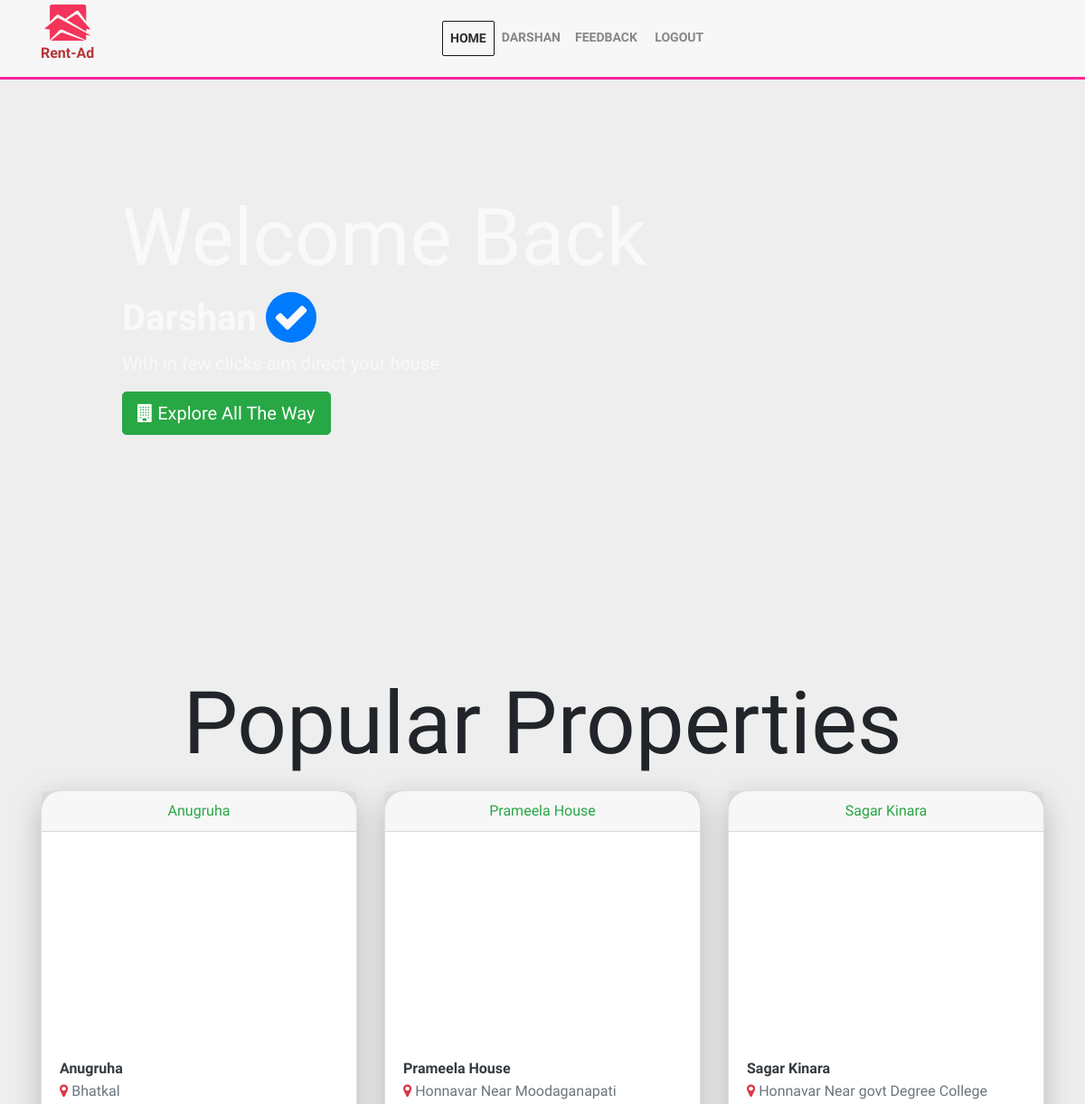
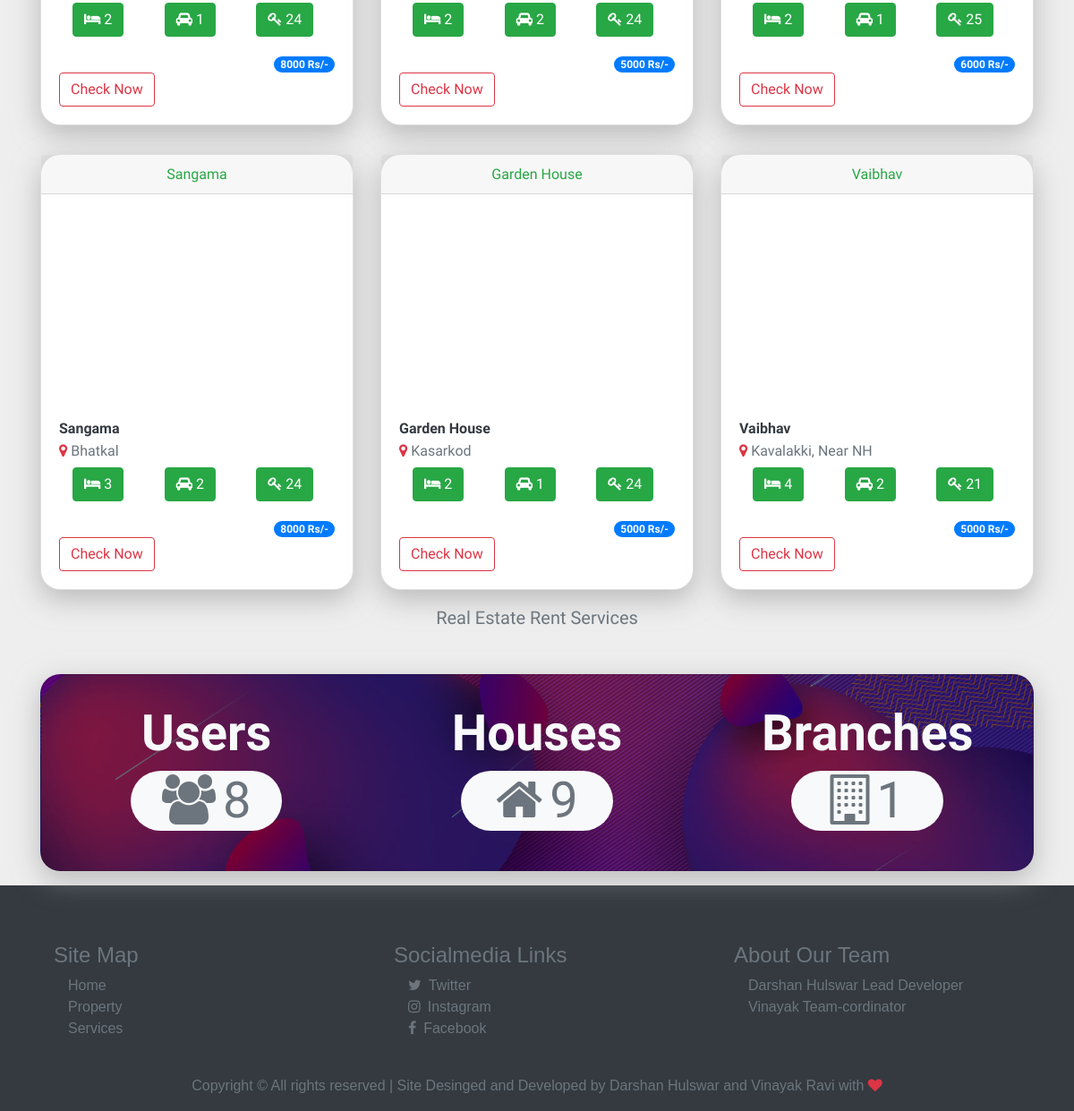
The page /registered-user/index.php?login-success-status=1 (signed in) on the database its author committed (2 pictures, top to bottom).
### tables this page shows
CREATE TABLE IF NOT EXISTS `images` (
  `id` int(11) NOT NULL AUTO_INCREMENT,
  `hall` varchar(500) NOT NULL,
  `kitchen` varchar(500) NOT NULL,
  `bathroom` varchar(500) NOT NULL,
  `bedroom` varchar(500) NOT NULL,
  `house` varchar(500) NOT NULL,
  `property` varchar(500) NOT NULL,
  `property_id` int(11) DEFAULT NULL,
  PRIMARY KEY (`id`),
  KEY `property_id` (`property_id`)
);

CREATE TABLE IF NOT EXISTS `properties` (
  `id` int(10) NOT NULL AUTO_INCREMENT COMMENT 'property ID',
  `name` varchar(255) DEFAULT NULL COMMENT 'Property Name or Title',
  `location` varchar(255) NOT NULL COMMENT 'Location of the property',
  `details` varchar(3000) NOT NULL COMMENT 'Property Description',
  `bed` int(2) NOT NULL COMMENT 'Bedrooms ',
  `parking` int(2) NOT NULL COMMENT 'Car parking lot',
  `rpm` varchar(10) NOT NULL COMMENT 'Rent per month / Maintenance Charges',
  `time` timestamp NOT NULL DEFAULT CURRENT_TIMESTAMP COMMENT 'The time of property upload',
  `vendor_id` int(11) DEFAULT NULL,
  `is_verified` tinyint(1) NOT NULL,
  PRIMARY KEY (`id`),
  KEY `id` (`id`),
  KEY `id_2` (`id`)
);

### registered-user/index.php (the view, shortened to what this page needs)
<?php
    include '../inc/dbconnection.inc.php';
    if(isset($_SESSION['user']['id'])) {
        $getRandomPropertyQuery = "SELECT properties.id, properties.name, properties.details, properties.location, properties.bed, properties.parking, properties.rpm, properties.vendor_id, images.house FROM properties INNER JOIN images ON  properties.is_verified > 0 AND properties.id = images.property_id ORDER BY RAND() LIMIT 6";
        $rawData = $conn->query($getRandomPropertyQuery);
        $finalData = [];
        foreach($rawData as $property) {
            $finalData[] = $property;
        }
        $contUsersQuery = "SELECT COUNT(*) FROM users";
        $countUsers = $conn->query($contUsersQuery);
        $countVendorsQuery = "SELECT COUNT(*) FROM vendors";
        $countVendors = $conn->query($countVendorsQuery);
        $countPropertyQuery = "SELECT COUNT(*) FROM properties";
        $countOfProperties = $conn->query($countPropertyQuery);
        $toalProperties = $countOfProperties->fetch_assoc();
        $countOfUsers = $countUsers->fetch_assoc();
        $countOfVendors = $countVendors->fetch_assoc();
        $totalUsers = $countOfUsers['COUNT(*)'] + $countOfVendors['COUNT(*)'];
    }
?>
<!DOCTYPE html>
<html lang="en">
<head>
    <?php include 'inc/links.inc.php'; ?>
</head>
<body>
    <nav class="navbar navbar-expand-md bg-light navbar-light p-0">
        <div class="container">
            <a href="<?php echo $_SERVER['PHP_SELF'];  ?>" class="navbar-brand text-center">
                <img src="../assets/icons/favicon.png" alt="">
                <h6 class="navbar-brand-name py-1">Rent-Ad</h6>
            </a>
            <div class="collapse navbar-collapse" id="main-nav">
                <ul class="navbar-nav mx-auto">
                    <li class="nav-item active">
                        <a href="<?php echo $_SERVER['PHP_SELF']; ?>" class="nav-link">Home</a>
                    </li>
                    <li class="nav-item">
                        <span class="nav-link">
                            <?php echo $_SESSION['user']['firstname']; ?>
                        </span>
                    </li>
                    <li class="nav-item">
                        <a href="registered-user-feedback.php" class="nav-link">Feedback</a>
                    </li>
                    <li class="nav-item">
                        <a href="index.php?user-logout-status=1" class="nav-link">
                            <i class="fa fa-user-times-out"></i> Logout
                        </a>
                    </li>
                </ul>
            </div>
        </div>
    </nav>
    <section id="bg-motion">
        <video autoplay="true" muted loop id="hero-motion-video">
            <source src="../assets/hero-motions/Hero-Motion.mp4" type="video/mp4">
        </video>
        <div id="hero-content">
            <div class="container">
                <h3 class="display-2 text-light">Welcome Back</h3>
                <h1 class="h1 text-light font-weight-bolder"><?php echo $_SESSION['user']['firstname']; ?> <i
                        class="fa fa-check bg-primary rounded-circle p-2"></i></h1>
                <p class="lead text-light">
                </p>
                <div class="text-left">
                    <a href="explore.php" class="btn btn-success btn-lg">
                        <i class="fa fa-building"></i>
                        Explore All The Way</a>
                </div>
            </div>
        </div>
    </section>
    <section class="my-5">
        <div class="container">
            <div class="display-1 text-center font-weight-thinner">Popular Properties</div>
            <div class="row">
                <?php foreach($finalData as $singleProperty): ?>
                <div class="col-md-4">
                    <div class="card animated zoomIn delay-1s wow" data-wow-duration="1">
                        <h6 class="card-header text-success text-center">
                            <?php echo $singleProperty['name']; ?>
                        </h6>
                        <a href="../uploads/property-uploads/house/<?php echo $singleProperty['house']; ?>"
                            data-fancybox data-caption="<?php echo $singleProperty['details'] ?>">
                        </a>
                        <div class="card-body">
                            <h6 class="card-title font-weight-bolder text-dark">
                                <?php echo $singleProperty['name'];  ?>
                            </h6>
                            <h6 class="card-subtitle text-muted">
                                <i
                                    class="fa fa-map-marker mr-1 text-danger"></i><?php echo $singleProperty['location']; ?>
                            </h6>
                            <div class="card-text overflow-auto mt-2">
                                <div class="container">
                                    <div class="row">
                                        <div class="col">
                                            <button class="btn btn-success">
                                                <i class="fa fa-bed"></i>
                                                <?php echo $singleProperty['bed']; ?>
                                            </button>
                                        </div>
                                        <div class="col">
                                            <button data-toggle="popover"
                                                data-content="<?php echo  "Property has " . $singleProperty['parking'] . "parking lots." ?>"
                                                class="btn btn-success" title="Parking Lot Information">
                                                <i class="fa fa-car"></i>
                                                <?php echo $singleProperty['parking']; ?>
                                            </button>
                                        </div>
                                        <div class="col">
                                            <button class="btn btn-success" title="vendor id">
                                                <i class="fa fa-key"></i>
                                                <?php echo $singleProperty['vendor_id']; ?>
                                            </button>
                                        </div>
                                    </div>
                                </div>
                            </div>
                            <div class="d-flex justify-content-end">
                                <span class="badge badge-pill badge-primary">
                                    <?php echo $singleProperty['rpm'] ?> Rs/-
                                </span>
                            </div>
                            <a data-fancybox data-type="ajax"
                                data-src="popular-property-details.php?property-id=<?php echo $singleProperty['id']; ?>&vendor-id=<?php echo $singleProperty['vendor_id']; ?>"
                                href="property-id=<?php echo $singleProperty['id']; ?>&vendor-id=<?php echo $singleProperty['vendor_id']; ?>"
                                class="btn btn-outline-danger">Check Now</a>
                        </div>
                    </div>
                </div>
                <?php endforeach; ?>
            </div>
            <p class="text-center lead text-secondary">
                Real Estate Rent Services
            </p>
        </div>
    </section>
    <section class="">
        <div class="container">
            <div class="card w-70 illustration-background shadow-0 py-3">
                <div class="container pt-3">
                    <div class="row">
                        <div class="col-md-4">
                            <h1 class="display-4 text-light text-center font-weight-bolder">Users</h1>
                            <h1 class="display-4 text-secondary text-center bg-light rounded-pill w-50 mx-auto">
                                <i class="fa fa-users mr-2"></i><?php echo $totalUsers; ?>
                            </h1>
                        </div>
                        <div class="col-md-4">
                            <h1 class="display-4 text-light text-center font-weight-bolder">Houses</h1>
                            <h1 class="display-4 text-secondary text-center bg-light rounded-pill w-50 mx-auto">
                                <i class="fa fa-home mr-2"></i><?php echo $toalProperties['COUNT(*)'] ?>
                            </h1>
                        </div>
                        <div class="col-md-4">
                            <h1 class="display-4 text-light text-center font-weight-bolder">Branches</h1>
                            <h1 class="display-4 text-secondary text-center bg-light rounded-pill w-50 mx-auto"><i
                                    class="fa fa-building-o mr-2"></i>1</h1>
                        </div>
                    </div>
                </div>
            </div>
        </div>
    </section>
    <footer class="bg-dark">
        <div class="container">
            <div class="row pt-5 pb-2">
                <div class="col-md-4 my-3">
                    <div class="container text-secondary">
                        <h4>Site Map</h4>
                        <ul class="list-unstyled px-3">
                            <li><a class="text-decoration-none text-secondary" href="index.php">Home</a>
                            </li>
                            <li><a class="text-decoration-none text-secondary" href="properties.php">Property</a></li>
                            <li><a class="text-decoration-none text-secondary" href="services.php">Services</a></li>
                        </ul>
                    </div>
                </div>
                <div class="col-md-4 my-3">
                    <div class="container text-secondary">
                        <h4>Socialmedia Links</h4>
                        <ul class="list-unstyled px-3">
                            <li class="text-secondary"><i class="fa fa-twitter pr-2 text-secondary"></i>Twitter</li>
                            <li class="text-secondary"><i class="fa fa-instagram pr-2 text-secondary"></i>Instagram</li>
                            <li class="text-secondary"><i class="fa fa-facebook pr-2 text-secondary"></i>Facebook</li>
                        </ul>
                    </div>
                </div>
                <div class="col-md-4 my-3">
                    <div class="container text-secondary">
                        <h4>About Our Team</h4>
                        <ul class="list-unstyled px-3">
                            <li><span class="span-strong text-secondary">Darshan Hulswar </span>Lead Developer</li>
                            <li><span class="span-strong text-secondary">Vinayak</span> Team-cordinator</li>
                        </ul>
                    </div>
                </div>
            </div>
            <div class="row">
                <div class="col-12">
                    <div class="footer text-center">
                        <p class="span-strong text-secondary">Copyright &copy; All rights reserved | Site
                            Desinged and
                            Developed by
                            Darshan Hulswar and Vinayak Ravi with <i class="fa fa-heart text-danger"></i></p>
                    </div>
                </div>
            </div>
        </div>
    </footer>
</body>
</html>

### dependencies/css/style.css (style rules this page uses)
html { scroll-behavior: smooth; }
body { overflow-x: hidden; font-family: 'Source Sans Pro', sans-serif; background-color: #eee; }
.font-weight-thinner { font-weight: 100; }
.navbar { border-bottom: deeppink 3px solid; opacity: 0.9; }
.navbar .nav-link { font-size: 14px; font-weight: bolder; text-transform: uppercase; padding-left: 1rem; padding-right: 1rem; transition: color 0.2s; }
.navbar .nav-item.active { border: black 1px solid; border-radius: 2px; }
.navbar .navbar-brand .navbar-brand-name { color: firebrick; font-weight: bolder; }
.card { margin-top: 1rem; margin-bottom: 1rem; box-shadow: 0px 10px 30px 1px rgba(153, 153, 153, 0.6); border-radius: 22px; }
.span-strong { font-weight: bolder; }
footer { font-family: sans-serif; font-weight: 100; }
.card-text { height: 60px; }
section#bg-motion { position: relative; }
div#hero-content { position: absolute; top: 20%; left: 10% }
video#hero-motion-video { min-width: 100%; }
.illustration-background { background: url('../../assets/img/background1.jpg'); background-position: center; background-size: cover; min-height: 220px; }

### rows shown on the page
images: property.name "Anugruha", property.location "Bhatkal", property.bed "2", property.parking "1", property.vendor_id "24", property.rpm "8000"
images: property.name "Prameela House", property.location "Honnavar Near Moodaganapati", property.bed "2", property.parking "2", property.vendor_id "24", property.rpm "5000"
images: property.name "Sagar Kinara", property.location "Honnavar Near govt Degree College", property.bed "2", property.parking "1", property.vendor_id "25", property.rpm "6000"
images: property.name "Sangama", property.location "Bhatkal", property.bed "3", property.parking "2", property.vendor_id "24", property.rpm "8000"
images: property.name "Garden House", property.location "Kasarkod", property.bed "2", property.parking "1", property.vendor_id "24", property.rpm "5000"
images: property.name "Vaibhav", property.location "Kavalakki, Near NH", property.bed "4", property.parking "2", property.vendor_id "21", property.rpm "5000"

### other values the page prints
$_SESSION['user']['firstname'] "DARSHAN"
$totalUsers "8"
$toalProperties['COUNT(*)'] "9"
